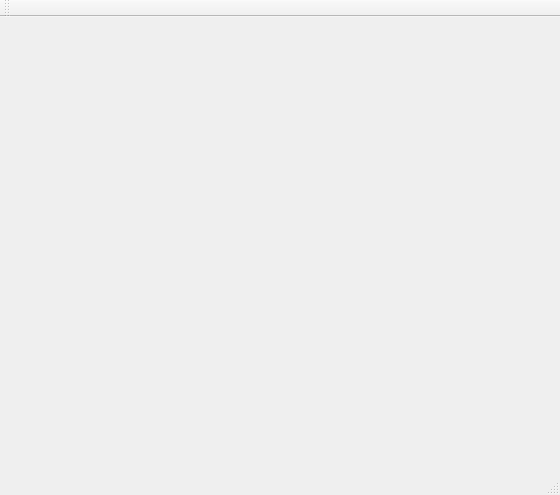
<?xml version="1.0" encoding="UTF-8"?>
<ui version="4.0">
 <class>MainWindow</class>
 <widget class="QMainWindow" name="MainWindow">
  <property name="geometry">
   <rect>
    <x>0</x>
    <y>0</y>
    <width>560</width>
    <height>495</height>
   </rect>
  </property>
  <property name="windowTitle">
   <string>MainWindow</string>
  </property>
  <widget class="QWidget" name="centralWidget">
   <layout class="QVBoxLayout" name="verticalLayout">
    <item>
     <widget class="PlotWidget" name="plot" native="true"/>
    </item>
   </layout>
  </widget>
  <widget class="QMenuBar" name="menuBar">
   <property name="geometry">
    <rect>
     <x>0</x>
     <y>0</y>
     <width>560</width>
     <height>22</height>
    </rect>
   </property>
  </widget>
  <widget class="QToolBar" name="mainToolBar">
   <attribute name="toolBarArea">
    <enum>TopToolBarArea</enum>
   </attribute>
   <attribute name="toolBarBreak">
    <bool>false</bool>
   </attribute>
  </widget>
  <widget class="QStatusBar" name="statusBar"/>
 </widget>
 <layoutdefault spacing="6" margin="11"/>
 <customwidgets>
  <customwidget>
   <class>PlotWidget</class>
   <extends>QWidget</extends>
   <header>plotwidget.h</header>
   <container>1</container>
  </customwidget>
 </customwidgets>
 <resources/>
 <connections/>
</ui>
